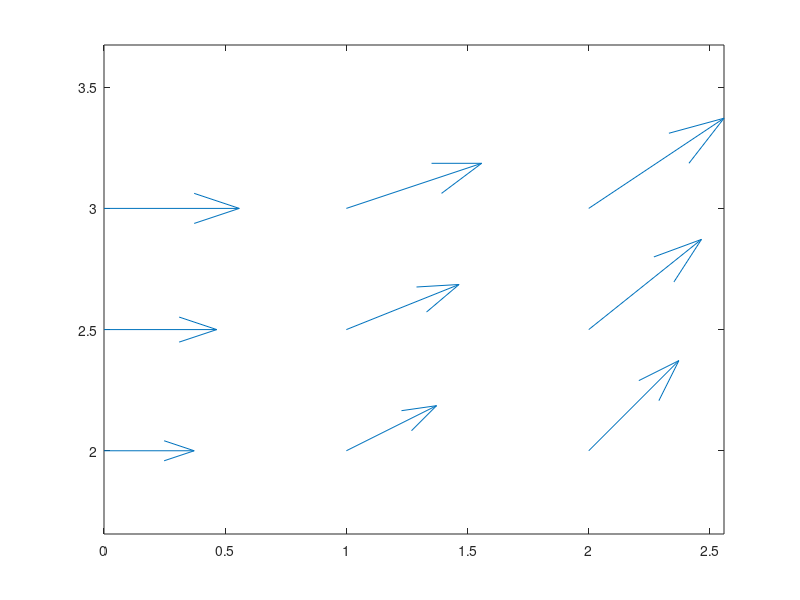

Recreate this plot in MATLAB.

dxdt = @(x,v) v;
dvdt = @(x,v) x;


xvec = [0 1 2];
vvec = [2.0 2.5 3.0];
[x,v] = meshgrid(xvec, vvec);

clf
quiver(x,v, dxdt(x,v), dvdt(x,v));
hold on
axis equal
